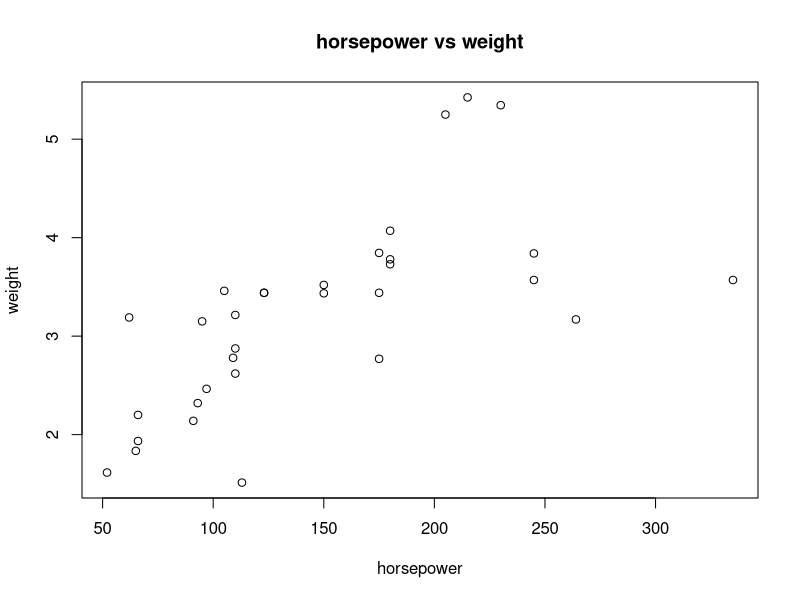

Reproduce this figure in R.
#Exploring datasets in R

# Listing the data set available here
print(data())

# Select “mtcars” data set, find and display the number of rows and columns in that data set
mtcarsdf <- mtcars
print(nrow(mtcarsdf))
print(ncol(mtcarsdf))

# Finding if there are more automatic (0) or manual (1) transmission-type cars in the dataset
AT <- 0
MT <- 0

for (i in 1:nrow(mtcarsdf)) {
  if (mtcarsdf[i, 9] == 1) {
    AT = AT + 1
  } else if (mtcarsdf[i, 9] == 0) {
    MT = MT + 1
  }
}

print(sprintf("Number of Automatic Transmission Cars: %d", AT))
print(sprintf("Number of Manual Transmission Cars: %d", MT))

# Getting scatter plot of ‘hp’ vs ‘weight’
plot(mtcarsdf$hp, mtcarsdf$wt, main = "horsepower vs weight", xlab = "horsepower", ylab = "weight")

# Changing ‘am’, ‘cyl’ and ‘vs’ to integer
mtcarsdf$am <- as.integer(mtcarsdf$am)
mtcarsdf$cyl <- as.integer(mtcarsdf$cyl)
mtcarsdf$mpg <- as.integer(mtcarsdf$mpg)

# storing the new dataset as ‘newmtc’
newmtc <- mtcarsdf
print(str(newmtc))

# Extracting the cases where cylinder is less than 5
newdf <- data.frame()

for (i in 1:nrow(newmtc)) {
  if (newmtc[i, 2] > 5) {
    newdf <- rbind(newdf, newmtc[i, ])
  }
}
print(newdf)